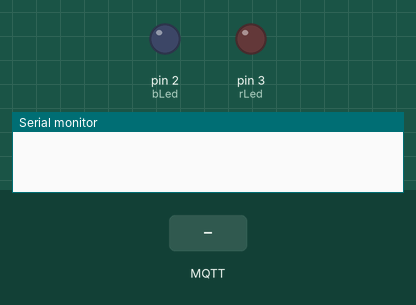
Simulated run of this sketch. Board: Arduino Uno, built for the host (arithmetic inside an expression is 32-bit, double 64-bit). Shown: output pins drawn as LEDs (lit = HIGH), the last lines printed to the serial monitor. Inputs (shaded band) come from the test bench. WiFi joins after 1.5 s; servers stay silent unless stated; no MQTT or app messages arrive unless stated.

Above: at 2.7 s.
2.8 s: MQTT message "1" arrives on the first subscribed topic
At 3.4 s:
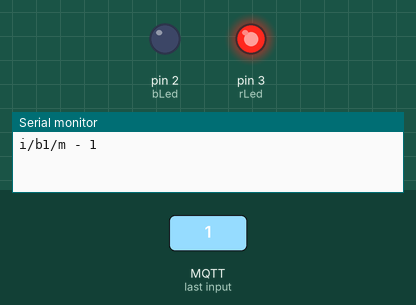
4.3 s: MQTT message "0" arrives on the first subscribed topic
At 5.7 s:
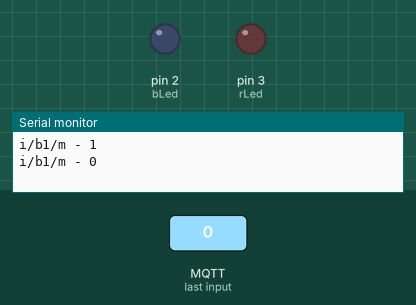
Timing chart, 0 to 7.3 s (numbered marks = the images above; inputs shaded):
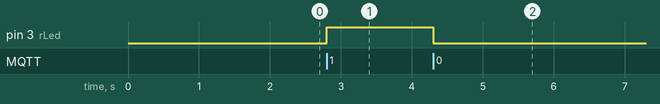

Measured:
- after the input at 2.8 s, pin 3 (rLed): LOW → HIGH at once
- after the input at 4.3 s, pin 3 (rLed): HIGH → LOW at once

The sketch:

room_master.ino
```cpp
#include <SPI.h>
#include <Ethernet.h>
#include <PubSubClient.h>

byte mac[]    = {  0xDE, 0xED, 0xBA, 0xFE, 0xFE, 0xEf };
byte server[] = { 10, 0, 1, 100 };
byte ip[]     = { 10, 0, 1, 80 };

int bLed = 2;
int rLed = 3;

char message_buff[1000];

char Str0[] = "b1h";                           // Client ID string
char Str1[] = "i/b1/t";                        // Temperature Publish string
char Str2[] = "i/b1/h";                        // Humidity Publish string
char Str3[] = "i/b1/s";                        // Sonar Publish string
char Str4[] = "i/b1/m";                        // Motion Publish string
char Str5[] = "i/b1/l";                        // Light Publish string

void callback(char* topic, byte* payload, unsigned int length);

String toString(byte* payload, unsigned int length);

EthernetClient ethClient;

PubSubClient client(server, 1883, callback, ethClient);

void setup()
{
  pinMode(bLed,OUTPUT);
  pinMode(rLed,OUTPUT);
  Serial.begin(9600);
  Ethernet.begin(mac);
  client.connect(Str0);
  //client.subscribe(Str1);
  //client.subscribe(Str2);
  //client.subscribe(Str3);
  client.subscribe(Str4);
  //client.subscribe(Str5);
}

void loop()
{
  client.loop();
}

void callback(char* topic, byte* payload, unsigned int length)
{
  int i = 0;
  //Serial.println("Message arrived:  topic: " + String(topic));
  //Serial.println("Length: " + String(length,DEC));
  for(i=0; i<length; i++) {
    message_buff[i] = payload[i];
  }
  message_buff[i] = '\0';
  String msgString = String(message_buff);
  //if(String(topic) == Str3) {
  //  digitalWrite(bLed, HIGH);
  //}
  //else(digitalWrite(bLed, LOW));
  if(String(msgString) == "1") {
    digitalWrite(rLed, HIGH);
  }
  else(digitalWrite(rLed, LOW));
  Serial.print(String(topic));
  Serial.print(" - ");
  Serial.println(msgString);
}
```
